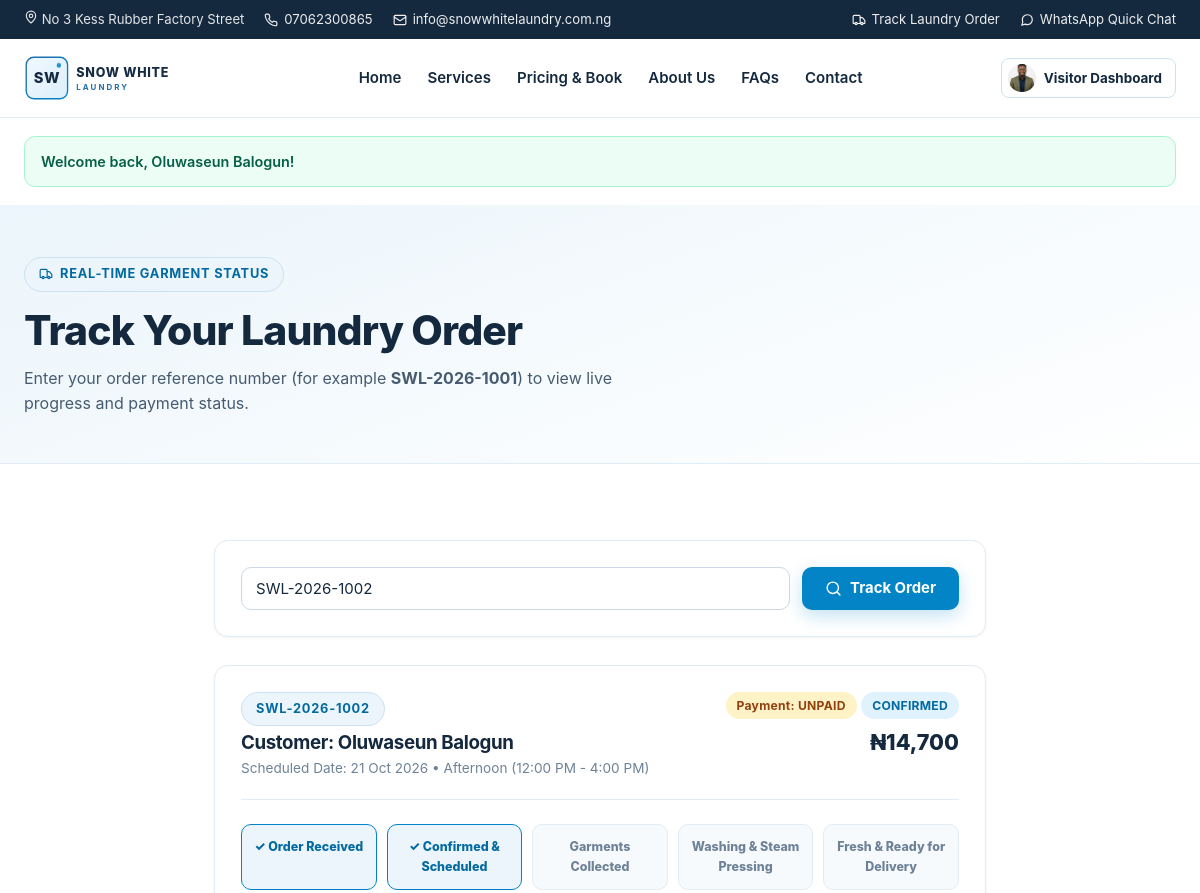
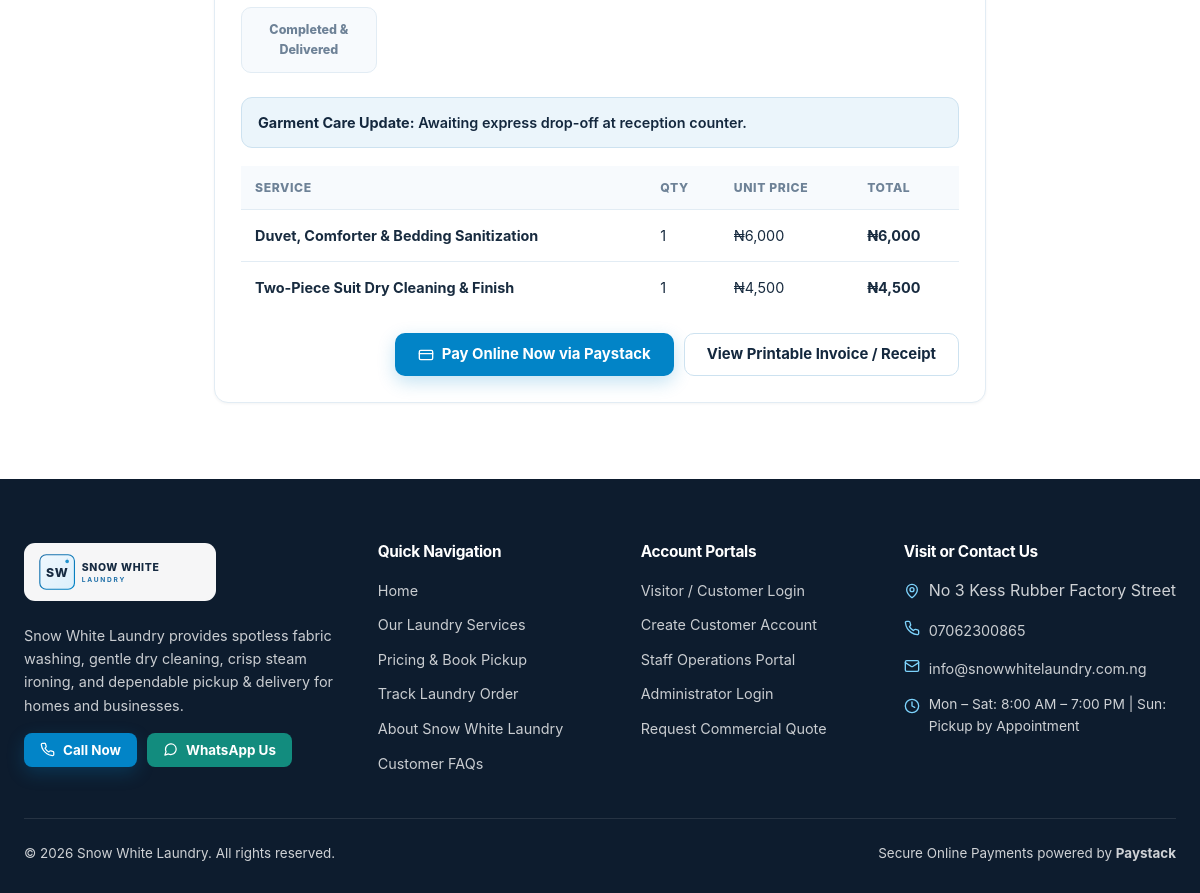
Page /track.php?order=SWL-2026-1002 (signed in) on the committed database (2 pictures, top to bottom).
### tables this page shows
CREATE TABLE `users` (
  `id` INT UNSIGNED NOT NULL AUTO_INCREMENT,
  `full_name` VARCHAR(120) NOT NULL,
  `email` VARCHAR(160) NOT NULL,
  `phone` VARCHAR(30) DEFAULT NULL,
  `password_hash` VARCHAR(255) NOT NULL,
  `role` ENUM('visitor', 'staff', 'admin') NOT NULL DEFAULT 'visitor',
  `status` ENUM('active', 'suspended') NOT NULL DEFAULT 'active',
  `suspension_reason` VARCHAR(255) DEFAULT NULL,
  `staff_code` VARCHAR(30) DEFAULT NULL,
  `job_title` VARCHAR(100) DEFAULT NULL,
  `address` VARCHAR(255) DEFAULT NULL,
  `city_area` VARCHAR(100) DEFAULT NULL,
  `passport_photo` VARCHAR(255) DEFAULT NULL,
  `bio` TEXT DEFAULT NULL,
  `last_login_at` DATETIME DEFAULT NULL,
  `created_at` DATETIME NOT NULL DEFAULT CURRENT_TIMESTAMP,
  `updated_at` DATETIME NOT NULL DEFAULT CURRENT_TIMESTAMP ON UPDATE CURRENT_TIMESTAMP,
  PRIMARY KEY (`id`),
  UNIQUE KEY `uniq_users_email` (`email`),
  KEY `idx_users_role_status` (`role`, `status`)
);

CREATE TABLE `orders` (
  `id` INT UNSIGNED NOT NULL AUTO_INCREMENT,
  `order_number` VARCHAR(32) NOT NULL,
  `user_id` INT UNSIGNED DEFAULT NULL,
  `customer_name` VARCHAR(120) NOT NULL,
  `customer_email` VARCHAR(160) NOT NULL,
  `customer_phone` VARCHAR(30) NOT NULL,
  `pickup_address` VARCHAR(255) NOT NULL,
  `delivery_option` ENUM('drop_off', 'pickup_delivery') NOT NULL DEFAULT 'pickup_delivery',
  `service_speed` ENUM('standard', 'express') NOT NULL DEFAULT 'standard',
  `preferred_date` DATE NOT NULL,
  `preferred_time_slot` VARCHAR(50) NOT NULL DEFAULT 'Morning (8:00 AM - 12:00 PM)',
  `special_notes` TEXT DEFAULT NULL,
  `subtotal_ngn` DECIMAL(12,2) NOT NULL DEFAULT 0.00,
  `delivery_fee_ngn` DECIMAL(12,2) NOT NULL DEFAULT 0.00,
  `express_fee_ngn` DECIMAL(12,2) NOT NULL DEFAULT 0.00,
  `total_amount_ngn` DECIMAL(12,2) NOT NULL DEFAULT 0.00,
  `payment_method` ENUM('paystack', 'pay_on_pickup') NOT NULL DEFAULT 'paystack',
  `payment_status` ENUM('unpaid', 'paid', 'failed', 'refunded') NOT NULL DEFAULT 'unpaid',
  `order_status` ENUM('pending', 'confirmed', 'picked_up', 'processing', 'ready', 'delivered', 'cancelled') NOT NULL DEFAULT 'pending',
  `assigned_staff_id` INT UNSIGNED DEFAULT NULL,
  `staff_notes` TEXT DEFAULT NULL,
  `created_at` DATETIME NOT NULL DEFAULT CURRENT_TIMESTAMP,
  `updated_at` DATETIME NOT NULL DEFAULT CURRENT_TIMESTAMP ON UPDATE CURRENT_TIMESTAMP,
  PRIMARY KEY (`id`),
  UNIQUE KEY `uniq_orders_number` (`order_number`),
  KEY `idx_orders_user` (`user_id`),
  KEY `idx_orders_staff` (`assigned_staff_id`),
  KEY `idx_orders_status` (`order_status`, `payment_status`),
  CONSTRAINT `fk_orders_user` FOREIGN KEY (`user_id`) REFERENCES `users` (`id`) ON DELETE SET NULL,
  CONSTRAINT `fk_orders_staff` FOREIGN KEY (`assigned_staff_id`) REFERENCES `users` (`id`) ON DELETE SET NULL
);

CREATE TABLE `order_items` (
  `id` INT UNSIGNED NOT NULL AUTO_INCREMENT,
  `order_id` INT UNSIGNED NOT NULL,
  `service_id` INT UNSIGNED DEFAULT NULL,
  `service_name` VARCHAR(140) NOT NULL,
  `unit_label` VARCHAR(60) NOT NULL,
  `unit_price_ngn` DECIMAL(12,2) NOT NULL,
  `quantity` INT UNSIGNED NOT NULL DEFAULT 1,
  `line_total_ngn` DECIMAL(12,2) NOT NULL,
  PRIMARY KEY (`id`),
  KEY `idx_order_items_order` (`order_id`),
  CONSTRAINT `fk_order_items_order` FOREIGN KEY (`order_id`) REFERENCES `orders` (`id`) ON DELETE CASCADE,
  CONSTRAINT `fk_order_items_service` FOREIGN KEY (`service_id`) REFERENCES `services` (`id`) ON DELETE SET NULL
);

### track.php (the view, shortened to what this page needs)
<?php
require_once __DIR__ . '/includes/bootstrap.php';
swl_enforce_public_maintenance();
$pdo       = swl_db();
$code      = strtoupper(trim($_GET['order'] ?? ''));
$order     = null;
$items     = [];
if ($code !== '') {
    $stmt = $pdo->prepare(
        'SELECT o.*, u.full_name AS staff_name
         FROM orders o
         LEFT JOIN users u ON u.id = o.assigned_staff_id
         WHERE o.order_number = :code LIMIT 1'
    );
    $stmt->execute([':code' => $code]);
    $order = $stmt->fetch();
    if ($order) {
        $itStmt = $pdo->prepare('SELECT * FROM order_items WHERE order_id = :oid');
        $itStmt->execute([':oid' => $order['id']]);
        $items = $itStmt->fetchAll();
    }
}
$stages = [
    'pending'    => 'Order Received',
    'confirmed'  => 'Confirmed & Scheduled',
    'picked_up'  => 'Garments Collected',
    'processing' => 'Washing & Steam Pressing',
    'ready'      => 'Fresh & Ready for Delivery',
    'delivered'  => 'Completed & Delivered',
];
require __DIR__ . '/includes/header.php';
?>
<section class="page-hero">
  <div class="container">
    <span class="eyebrow"><?= swl_icon('truck', 14) ?> Real-Time Garment Status</span>
    <h1>Track Your Laundry Order</h1>
    <p style="max-width:640px;margin-bottom:0;">Enter your order reference number (for example <strong>SWL-2026-1001</strong>) to view live progress and payment status.</p>
  </div>
</section>
<section class="section">
  <div class="container" style="max-width:820px;">
    <form method="get" class="card" style="display:flex;gap:12px;flex-wrap:wrap;align-items:center;margin-bottom:28px;">
      <input
        type="text"
        name="order"
        value="<?= e($code) ?>"
        placeholder="Enter Order Number e.g. SWL-2026-1001"
        class="form-control"
        style="flex:1;min-width:220px;"
        required
      >
      <button type="submit" class="btn btn-primary"><?= swl_icon('search', 17) ?> Track Order</button>
    </form>
    <?php if ($code !== '' && !$order): ?>
      <div class="alert alert-error">
        No order found matching reference <strong><?= e($code) ?></strong>. Please double-check your receipt code or try demo order <a href="?order=SWL-2026-1001"><strong>SWL-2026-1001</strong></a>.
      </div>
    <?php elseif ($order): ?>
      <div class="card">
        <div style="display:flex;justify-content:space-between;align-items:flex-start;flex-wrap:wrap;gap:14px;padding-bottom:18px;border-bottom:1px solid var(--border-subtle);">
          <div>
            <span class="eyebrow" style="margin-bottom:6px;"><?= e($order['order_number']) ?></span>
            <h3 style="margin:0;">Customer: <?= e($order['customer_name']) ?></h3>
            <span style="font-size:0.85rem;color:var(--text-subtle);">
              Scheduled Date: <?= e(date('d M Y', strtotime($order['preferred_date']))) ?> &bull; <?= e($order['preferred_time_slot']) ?>
            </span>
          </div>
          <div style="text-align:right;">
            <span class="badge badge-<?= e($order['payment_status']) ?>">Payment: <?= e(strtoupper($order['payment_status'])) ?></span>
            <span class="badge badge-<?= e($order['order_status']) ?>"><?= e(strtoupper(str_replace('_', ' ', $order['order_status']))) ?></span>
            <div style="font-size:1.35rem;font-weight:800;color:var(--deep-navy);margin-top:6px;"><?= swl_money($order['total_amount_ngn']) ?></div>
          </div>
        </div>
        <?php
          $stageKeys  = array_keys($stages);
          $currentIdx = array_search($order['order_status'], $stageKeys, true);
        ?>
        <div style="display:grid;grid-template-columns:repeat(auto-fit,minmax(115px,1fr));gap:10px;margin:24px 0;">
          <?php foreach ($stages as $sKey => $sLabel): ?>
            <?php
              $idx  = array_search($sKey, $stageKeys, true);
              $done = ($currentIdx !== false && $idx <= $currentIdx);
            ?>
            <div style="padding:12px;border-radius:10px;text-align:center;border:1.5px solid <?= $done ? 'var(--blue-accent)' : 'var(--border-subtle)' ?>;background:<?= $done ? 'var(--ice-blue)' : 'var(--off-white)' ?>;">
              <div style="font-weight:800;font-size:0.78rem;color:<?= $done ? 'var(--blue-hover)' : 'var(--text-subtle)' ?>;">
                <?= $done ? '&#10003; ' : '' ?><?= e($sLabel) ?>
              </div>
            </div>
          <?php endforeach; ?>
        </div>
        <?php if (!empty($order['staff_notes'])): ?>
          <div class="alert alert-info">
            <span><strong>Garment Care Update:</strong> <?= e($order['staff_notes']) ?></span>
          </div>
        <?php endif; ?>
        <div class="table-wrap">
          <table class="swl-table">
            <thead>
              <tr>
                <th>Service</th>
                <th>Qty</th>
                <th>Unit Price</th>
                <th>Total</th>
              </tr>
            </thead>
            <tbody>
              <?php foreach ($items as $it): ?>
                <tr>
                  <td><strong><?= e($it['service_name']) ?></strong></td>
                  <td><?= (int)$it['quantity'] ?></td>
                  <td><?= swl_money($it['unit_price_ngn']) ?></td>
                  <td><strong><?= swl_money($it['line_total_ngn']) ?></strong></td>
                </tr>
              <?php endforeach; ?>
            </tbody>
          </table>
        </div>
        <div style="margin-top:20px;display:flex;justify-content:flex-end;gap:10px;flex-wrap:wrap;">
          <?php if ($order['payment_status'] !== 'paid'): ?>
            <a href="<?= e(swl_base_url('paystack_checkout.php?order=' . urlencode($order['order_number']))) ?>" class="btn btn-primary">
              <?= swl_icon('credit-card', 16) ?> Pay Online Now via Paystack
            </a>
          <?php endif; ?>
          <a href="<?= e(swl_base_url('receipt.php?order=' . urlencode($order['order_number']))) ?>" class="btn btn-outline">
            View Printable Invoice / Receipt
          </a>
        </div>
      </div>
    <?php endif; ?>
  </div>
</section>
<?php require __DIR__ . '/includes/footer.php'; ?>

### includes/header.php (shortened to what this page needs)
<?php
$siteName   = swl_setting('site_name', 'Snow White Laundry');
$phone      = swl_setting('contact_phone', '07062300865');
$email      = swl_setting('contact_email', 'info@snowwhitelaundry.com.ng');
$address    = swl_setting('contact_address', 'No 3 Kess Rubber Factory Street');
$whatsapp   = preg_replace('/\D+/', '', swl_setting('whatsapp_number', '2347062300865'));
$activeNav  = $activeNav ?? '';
$currUser   = swl_current_user();
$flashes    = swl_get_flashes();
?>
<!DOCTYPE html>
<html lang="en">
<head>
  <link rel="stylesheet" href="<?= e(swl_base_url('assets/css/style.css')) ?>">
</head>
<body>
<div class="top-strip no-print">
  <div class="container top-strip-inner">
    <div class="top-strip-links">
      <span><?= swl_icon('map-pin', 14) ?> <?= e($address) ?></span>
      <a href="tel:<?= e($phone) ?>"><?= swl_icon('phone', 14) ?> <?= e($phone) ?></a>
      <a href="mailto:<?= e($email) ?>"><?= swl_icon('mail', 14) ?> <?= e($email) ?></a>
    </div>
    <div class="top-strip-links">
      <a href="<?= e(swl_base_url('track.php')) ?>"><?= swl_icon('truck', 14) ?> Track Laundry Order</a>
      <?php if ($whatsapp !== ''): ?>
        <a href="https://wa.me/<?= e($whatsapp) ?>?text=<?= urlencode('Hello ' . $siteName . ', I would like to book a laundry service.') ?>" target="_blank" rel="noopener">
          <?= swl_icon('whatsapp', 14) ?> WhatsApp Quick Chat
        </a>
      <?php endif; ?>
    </div>
  </div>
</div>
<header class="site-header no-print">
  <div class="container nav-inner">
    <a href="<?= e(swl_base_url()) ?>" class="brand-logo" aria-label="<?= e($siteName) ?> Home">
      <img src="<?= e(swl_logo_url()) ?>" alt="<?= e($siteName) ?>">
    </a>
    <nav class="nav-links" id="swlNavMenu">
      <a href="<?= e(swl_base_url()) ?>" class="<?= $activeNav === 'home' ? 'active' : '' ?>">Home</a>
      <a href="<?= e(swl_base_url('services.php')) ?>" class="<?= $activeNav === 'services' ? 'active' : '' ?>">Services</a>
      <a href="<?= e(swl_base_url('pricing.php')) ?>" class="<?= $activeNav === 'pricing' ? 'active' : '' ?>">Pricing &amp; Book</a>
      <a href="<?= e(swl_base_url('about.php')) ?>" class="<?= $activeNav === 'about' ? 'active' : '' ?>">About Us</a>
      <a href="<?= e(swl_base_url('faq.php')) ?>" class="<?= $activeNav === 'faq' ? 'active' : '' ?>">FAQs</a>
      <a href="<?= e(swl_base_url('contact.php')) ?>" class="<?= $activeNav === 'contact' ? 'active' : '' ?>">Contact</a>
    </nav>
    <div class="nav-actions">
      <?php if ($currUser): ?>
        <?php $avatar = swl_avatar_url($currUser); ?>
        <a href="<?= e(swl_base_url(swl_dashboard_path($currUser['role']))) ?>" class="btn btn-outline btn-sm" style="padding:5px 13px 5px 6px;">
          <?php if ($avatar): ?>
            <img src="<?= e($avatar) ?>" alt="" style="width:28px;height:28px;border-radius:50%;object-fit:cover;">
          <?php else: ?>
            <span style="width:28px;height:28px;border-radius:50%;background:var(--ice-blue-mid);display:grid;place-items:center;font-size:0.74rem;font-weight:800;"><?= e(swl_initials($currUser['full_name'])) ?></span>
          <?php endif; ?>
          <span><?= e(ucfirst($currUser['role'])) ?> Dashboard</span>
        </a>
      <?php endif; ?>
    </div>
  </div>
</header>
<?php if (!empty($flashes)): ?>
  <div class="container" style="padding-top:18px;">
    <?php foreach ($flashes as $f): ?>
      <div class="alert alert-<?= e($f['type']) ?>"><?= e($f['message']) ?></div>
    <?php endforeach; ?>
  </div>
<?php endif; ?>

### rows in the picture
users: passport_photo (picture), role "Visitor"
orders: order_number "SWL-2026-1002", customer_name "Oluwaseun Balogun", preferred_date "21 Oct 2026", preferred_time_slot "Afternoon (12:00 PM - 4:00 PM)", payment_status "UNPAID", order_status "CONFIRMED", total_amount_ngn "₦14,700", staff_notes "Awaiting express drop-off at reception counter."
order_items: service_name "Duvet, Comforter & Bedding Sanitization", quantity "1", unit_price_ngn "₦6,000", line_total_ngn "₦6,000"
order_items: service_name "Two-Piece Suit Dry Cleaning & Finish", quantity "1", unit_price_ngn "₦4,500", line_total_ngn "₦4,500"

### other values in the picture
$address "No 3 Kess Rubber Factory Street"
$phone "07062300865"
$email "info@snowwhitelaundry.com.ng"
$f['message'] "Welcome back, Oluwaseun Balogun!"
$sLabel "Order Received"
$sLabel "Confirmed & Scheduled"
$sLabel "Garments Collected"
$sLabel "Washing & Steam Pressing"
$sLabel "Fresh & Ready for Delivery"
$sLabel "Completed & Delivered"
$footerText "Snow White Laundry provides spotless fabric washing, gentle dry cleaning, crisp steam ironing, and dependable pickup & delivery for homes and businesses."
$hours "Mon – Sat: 8:00 AM – 7:00 PM | Sun: Pickup by Appointment"
$siteName "Snow White Laundry"
